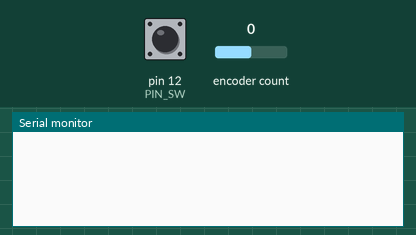
Recording of a sketch running on a simulated Arduino Uno, built with avr-gcc and run on an emulated ATmega328P. Parts: the last lines printed to the serial monitor. The inputs (shaded band) are chosen by the test bench; at power-on: encoder count 0, pin 12 (PIN_SW) HIGH.

Above: at 1.2 s.
1.3 s: encoder count set to 1
At 2.5 s:
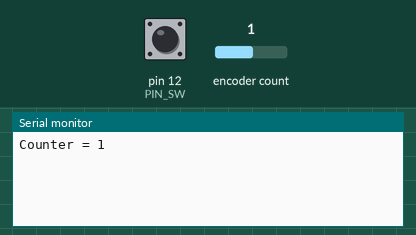
2.8 s: pin 12 (PIN_SW) pulled LOW for 0.15 s
At 4.0 s:
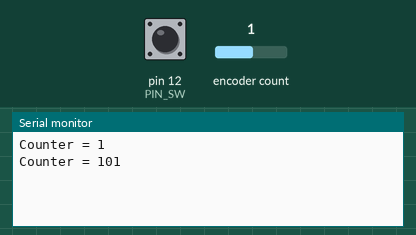
4.4 s: pin 12 (PIN_SW) pulled LOW for 1 s
At 5.2 s:
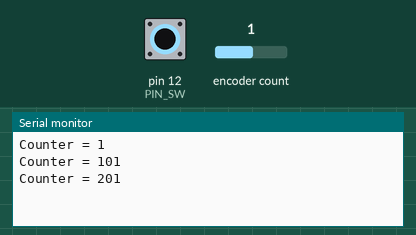
6.9 s: encoder count set to 2
At 8.0 s:
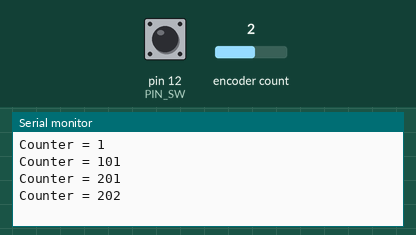
8.4 s: pin 12 (PIN_SW) driven LOW
At 9.2 s:
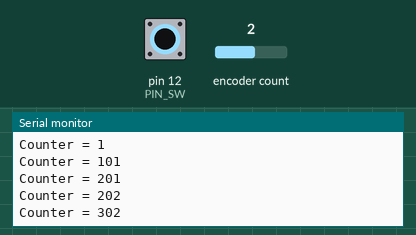
11.4 s: pin 12 (PIN_SW) pulsed HIGH 5 times (0.12 s each, 0.3 s apart)
At 13.5 s:
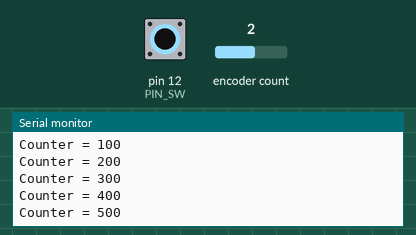
Timing chart, 0 to 15.0 s (numbered marks = the images above; inputs shaded):
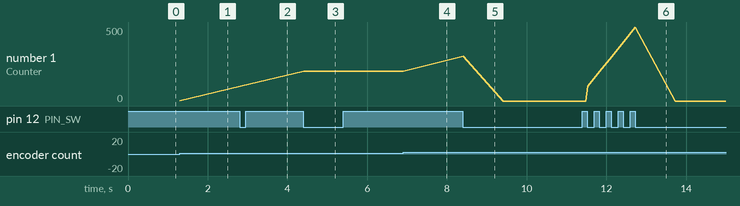

The sketch:

fullyrotaryencoersupport.ino
```cpp
/*
 * Script to test a rotary encoder.
 *
 * Uses a library that supports the rotary encoder as
 * well as the integrated button: Both simple and extended clicks.
 *
 * https://github.com/mprograms/SimpleRotary
 *
 * Turning will increase resp. decrease the counter. Pressing the button
 * will move the counter +/-100 depending on last turning direction.
 * Pressing the button long will reset the counter to zero.
 *
 * Written for the AZDelivery KY-040 Rotary Encoder Module for Arduino,
 * but can be adapted to others.
 *
 * Connect the rotary encoder to power (5V, but 3V works, too) and ground.
 * Connect the SW (button press interrupt), CLK (A-singal) and DT (B-signal)
 * to the Teensy 4.0 at any digital pin (all but PIN 13).
 *
 * Define the correct pin numbers below.
 *
 * Additionally, on your PC, open Tools > Serial Monitor to read the logs
 * (this might cause an error, follow the permission setting instructions
 * there). Make sure that the Bauds are set to the same number as in the
 * Serial.begin() method below.
 *
 * Then compile, upload, and run.
 *
 * In the serial monitor you should see outputs like:
 * 11:16:53.165 -> Counter = -192
 * 11:16:54.327 -> Counter = -92
 * 11:16:55.322 -> Counter = 8
 * 11:16:57.513 -> Counter = 108
 * 11:16:59.107 -> Counter = 208
 * 11:17:00.733 -> Counter = 308
 */

#include <SimpleRotary.h>

// pin configuration
#define PIN_CLK 10  // A
#define PIN_DT 11  // B
#define PIN_SW 12  // button

// Pin A, Pin B, Button Pin
SimpleRotary rotary(PIN_CLK, PIN_DT, PIN_SW);

int ctr = 0;
byte lastDir = 0;

void setup() {
  Serial.begin(9600);
}

void loop(){
  int rDir = rotary.rotate();
  int rBtn = rotary.push();
  int rLBtn = rotary.pushLong(1000);

  // Check direction (0 means no change)
  if ( rDir == 1  ) {
      // CW
      ctr++;
      lastDir = rDir;
  }
  if ( rDir == 2 ) {
      // CCW
      ctr--;
      lastDir = rDir;
  }

  if ( rBtn == 1 ) {
    switch (lastDir) {
      case 1:
        ctr += 100;
        break;
      case 2:
        ctr -= 100;
        break;
    }
  }

  if ( rLBtn == 1 ) {
    ctr = 0;
  }

  // Only Serial.print when there is user input.
  // Constant serial printing without delay can introduce lag where rotary encoder rotation pulses can be missed.
  if ( rDir == 1 || rDir == 2 || rBtn == 1 || rLBtn == 1 ){
    Serial.print("Counter = ");
    Serial.print(ctr);
    Serial.println();
  }
}
```

Measured:
- after the input at 1.3 s, the serial monitor: prints a new line at once (image 1)
- after the input at 2.8 s, the serial monitor: prints a new line at once (image 2)
- after the input at 4.4 s, the serial monitor: prints a new line at once (image 3)
- after the input at 6.9 s, the serial monitor: prints a new line at once (image 4)
- after the input at 8.4 s, the serial monitor: prints a new line at once (image 5)
- after the input at 11.4 s, the serial monitor: prints a new line after 0.13 s (image 6)
- plotted number 1: 1 → 101 after the input at 2.8 s, 101 → 201 after the input at 4.4 s, 201 → 202 after the input at 6.9 s, 202 → 0 after the input at 8.4 s
